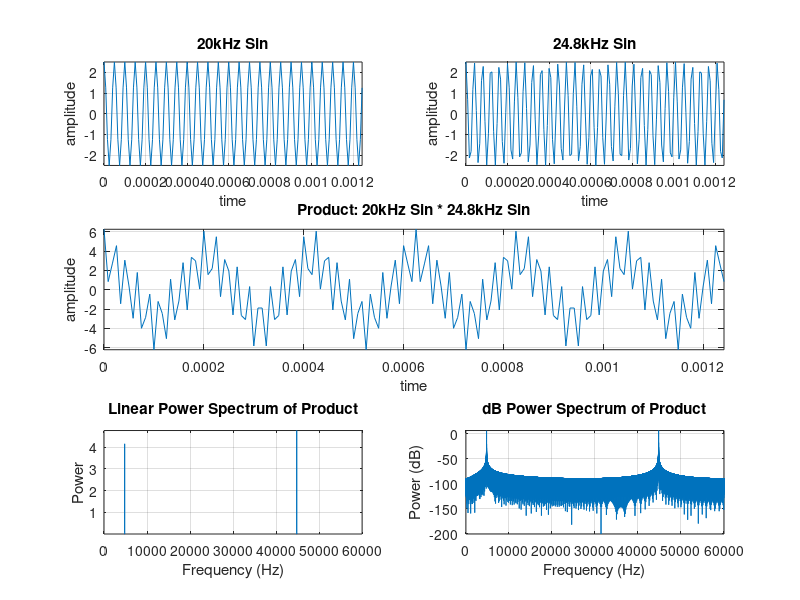

This chart was generated by the following MATLAB code:
%Lab 10 Material - signal generation

clear;close all

%want to characterize spectrum to 60 kHz (nyquist freq) so fs = 120 kHz
Fs=120000;
Fn=Fs/2;  
%set the sampling period
t=0:1/Fs:2;
%generate your two signals for 1 second
s1=2.5*cos(2*pi*t*20e3);
s2=2.5*cos(2*pi*t*24.8e3);
%generate the product
x = s1 .* s2;
%generate some plots
figure(1)
subplot(321),plot(t(1:150),s1(1:150));grid;axis tight;
title('20kHz Sin');xlabel('time');ylabel('amplitude')
subplot(322),plot(t(1:150),s2(1:150));grid;axis tight;
title('24.8kHz Sin');xlabel('time');ylabel('amplitude')
subplot(3,2,[3 4]),plot(t(1:150),x(1:150));grid;axis tight;
title('Product: 20kHz Sin * 24.8kHz Sin');xlabel('time');ylabel('amplitude')

%compute and display the freq response using the FFT and Matlab app note
% Use next higher power of 2 greater than or equal to 
% length(x) to calculate FFT. 
NFFT= 2^(nextpow2(length(x))); 
% Take fft, padding with zeros so that length(FFTX) is equal to NFFT 
FFTX = fft(x,NFFT); 
% Calculate the numberof unique points 
NumUniquePts = ceil((NFFT+1)/2); 
% FFT is symmetric, throw away second half 
FFTX = FFTX(1:NumUniquePts); 
% Take the magnitude of fft of x 
MX = abs(FFTX); 
% Scale the fft so that it is not a function of the length of x 
MX = MX/length(x); 
% Take the square of the magnitude of fft of x. 
MX = MX.^2; 
% Multiply by 2 because you threw out second half of FFTX above 
MX = MX*2; 
% DC Component should be unique. 
MX(1) = MX(1)/2; 
% Nyquist component should also be unique.
if ~rem(NFFT,2) 
   % Here NFFT is even; therefore,Nyquist point is included. 
   MX(end) = MX(end)/2; 
end 
% This is an evenly spaced frequency vector with NumUniquePts points. 
f = (0:NumUniquePts-1)*Fs/NFFT; 
% Generate the plot, title and labels. 
subplot(325),plot(f,MX);grid;axis tight;
title('Linear Power Spectrum of Product'); xlabel('Frequency (Hz)'); 
ylabel('Power'); 
subplot(326),plot(f,10*log10(MX));grid;axis tight;
title('dB Power Spectrum of Product'); xlabel('Frequency (Hz)'); 
ylabel('Power (dB)'); 
